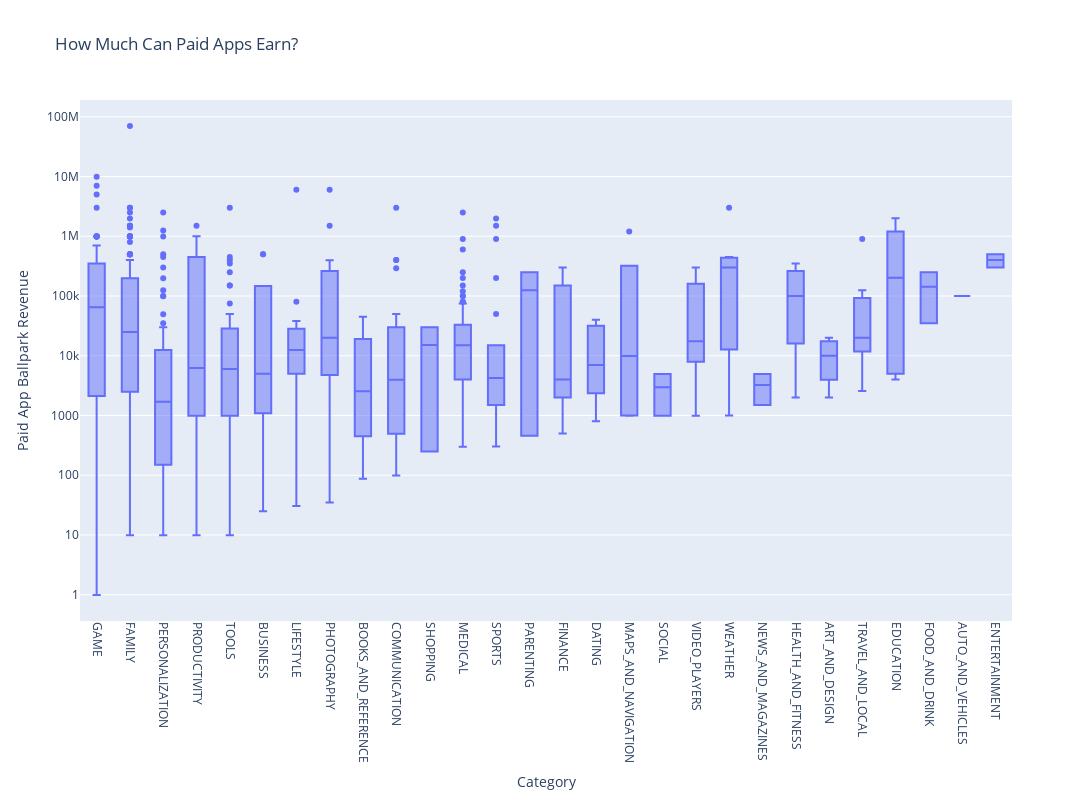

Notebook source saved alongside this figure:
### Code cell
df_apps_clean.Installs = df_apps_clean.Installs.astype('str').str.replace(",", '')
df_apps_clean.Installs = pd.to_numeric(df_apps_clean.Installs)

df_apps_clean["Revenue_Estimate"] = df_apps_clean.Installs.mul(expensive_under_250.Price)
df_apps_clean.sort_values("Revenue_Estimate", ascending=False).head(10)


df_paid_apps = df_apps_clean[df_apps_clean['Type'] == 'Paid']
box = px.box(df_paid_apps, 
             x='Category', 
             y='Revenue_Estimate',
             title='How Much Can Paid Apps Earn?')
 
box.update_layout(xaxis_title='Category',
                  yaxis_title='Paid App Ballpark Revenue',
                  xaxis={'categoryorder':'min ascending', 
                         'tickangle': 90},
                  yaxis=dict(type='log'),
                  width=1200,
                  height=800)
 
 
box.show()

### Figure 1 — Plotly figure (JSON) as saved in the notebook; plotly's stock layout.template omitted (floating-point values rounded to 4 significant figures; data arrays with more than 128 entries replaced by an {"elided": "..."} marker saying what was removed)
{"data": [{"alignmentgroup": "True", "hovertemplate": "Category=%{x}<br>Revenue_Estimate=%{y}<extra></extra>", "legendgroup": "", "marker": {"color": "#636efa"}, "name": "", "notched": false, "offsetgroup": "", "orientation": "v", "showlegend": false, "type": "box", "x": {"elided": "604 str values"}, "x0": " ", "xaxis": "x", "y": {"elided": "604 float values"}, "y0": " ", "yaxis": "y"}], "layout": {"boxmode": "group", "height": 800, "legend": {"tracegroupgap": 0}, "title": {"text": "How Much Can Paid Apps Earn?"}, "width": 1200, "xaxis": {"anchor": "y", "categoryorder": "min ascending", "domain": [0, 1], "tickangle": 90, "title": {"text": "Category"}}, "yaxis": {"anchor": "x", "domain": [0, 1], "title": {"text": "Paid App Ballpark Revenue"}, "type": "log"}}}
